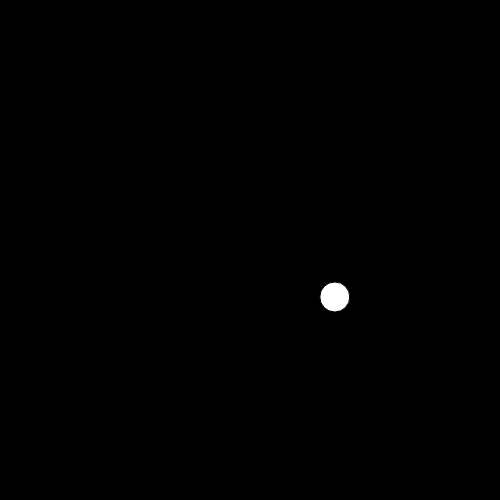
Frame 1 (no input)
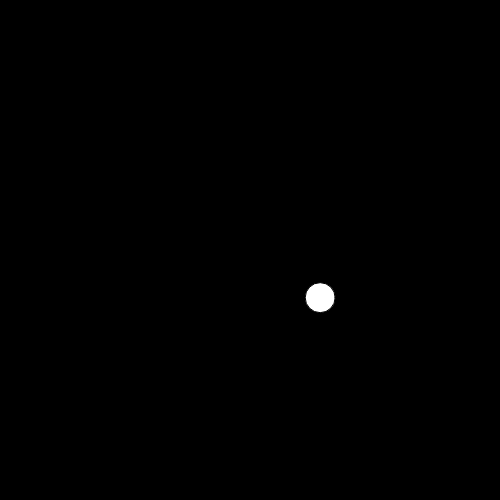
Frame 60 (no input)
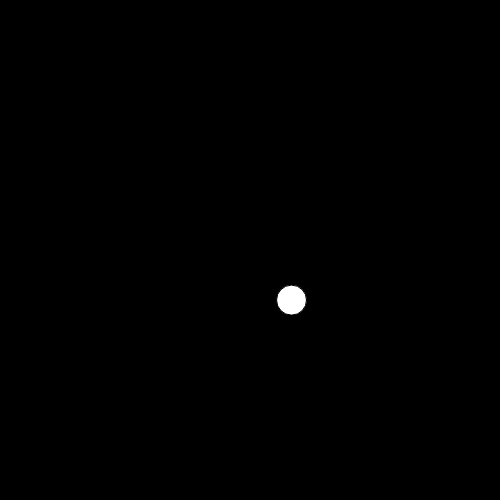
Frame 120 (the mouse pressed at the canvas centre since frame 60)

The p5.js sketch that drew these frames (run headless with seeded random() and noise() and a simulated clock; from frame 60 on, the mouse is pressed at the canvas centre):

// p5.js sketch
// ── sketch.js
let xoff = 0;
let yoff = 1000;

function setup() {
  createCanvas(500, 500);
}

function draw() {
  background(000);

  let x = noise(xoff) * width;
  let y = noise(yoff) * height;

  xoff += 0.001;
  yoff += 0.001;

  ellipse(x, y, 30, 30);
}
